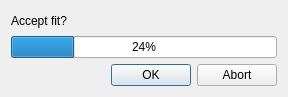
<?xml version="1.0" encoding="UTF-8"?>
<ui version="4.0">
 <class>Dialog</class>
 <widget class="QDialog" name="Dialog">
  <property name="geometry">
   <rect>
    <x>0</x>
    <y>0</y>
    <width>288</width>
    <height>97</height>
   </rect>
  </property>
  <property name="windowTitle">
   <string>Linemap Spaxel Progress</string>
  </property>
  <property name="modal">
   <bool>true</bool>
  </property>
  <layout class="QVBoxLayout" name="verticalLayout">
   <item>
    <widget class="QLabel" name="label">
     <property name="text">
      <string>Accept fit?</string>
     </property>
    </widget>
   </item>
   <item>
    <widget class="QProgressBar" name="progressBar">
     <property name="value">
      <number>24</number>
     </property>
    </widget>
   </item>
   <item>
    <widget class="QDialogButtonBox" name="buttonBox">
     <property name="orientation">
      <enum>Qt::Horizontal</enum>
     </property>
     <property name="standardButtons">
      <set>QDialogButtonBox::Abort|QDialogButtonBox::Ok</set>
     </property>
    </widget>
   </item>
  </layout>
 </widget>
 <resources/>
 <connections>
  <connection>
   <sender>buttonBox</sender>
   <signal>accepted()</signal>
   <receiver>Dialog</receiver>
   <slot>accept()</slot>
   <hints>
    <hint type="sourcelabel">
     <x>248</x>
     <y>254</y>
    </hint>
    <hint type="destinationlabel">
     <x>157</x>
     <y>274</y>
    </hint>
   </hints>
  </connection>
  <connection>
   <sender>buttonBox</sender>
   <signal>rejected()</signal>
   <receiver>Dialog</receiver>
   <slot>reject()</slot>
   <hints>
    <hint type="sourcelabel">
     <x>316</x>
     <y>260</y>
    </hint>
    <hint type="destinationlabel">
     <x>286</x>
     <y>274</y>
    </hint>
   </hints>
  </connection>
 </connections>
</ui>
